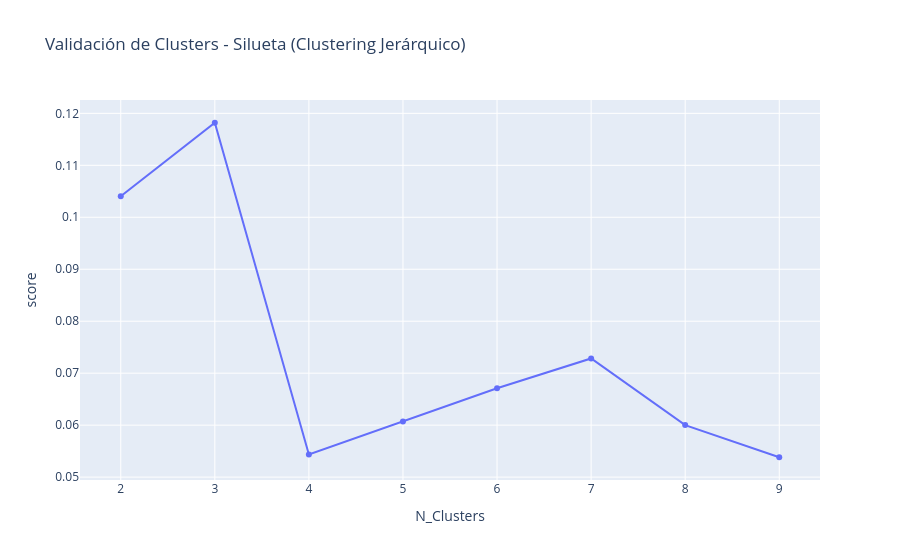

The notebook cell saved with this chart:
### Code cell
score_silueta_jerarquico(df_scaled,2,10)

### Figure 1 — Plotly figure (JSON) as saved in the notebook; plotly's stock layout.template omitted (floating-point values rounded to 4 significant figures)
{"data": [{"hovertemplate": "N_Clusters=%{x}<br>score=%{y}<extra></extra>", "legendgroup": "", "line": {"color": "#636efa", "dash": "solid"}, "marker": {"symbol": "circle"}, "mode": "lines+markers", "name": "", "orientation": "v", "showlegend": false, "type": "scatter", "x": [2, 3, 4, 5, 6, 7, 8, 9], "xaxis": "x", "y": [0.1041, 0.1182, 0.05436, 0.06069, 0.0671, 0.07284, 0.06001, 0.05382], "yaxis": "y"}], "layout": {"legend": {"tracegroupgap": 0}, "title": {"text": "Validación de Clusters - Silueta (Clustering Jerárquico)"}, "xaxis": {"anchor": "y", "domain": [0, 1], "title": {"text": "N_Clusters"}}, "yaxis": {"anchor": "x", "domain": [0, 1], "title": {"text": "score"}}}}
